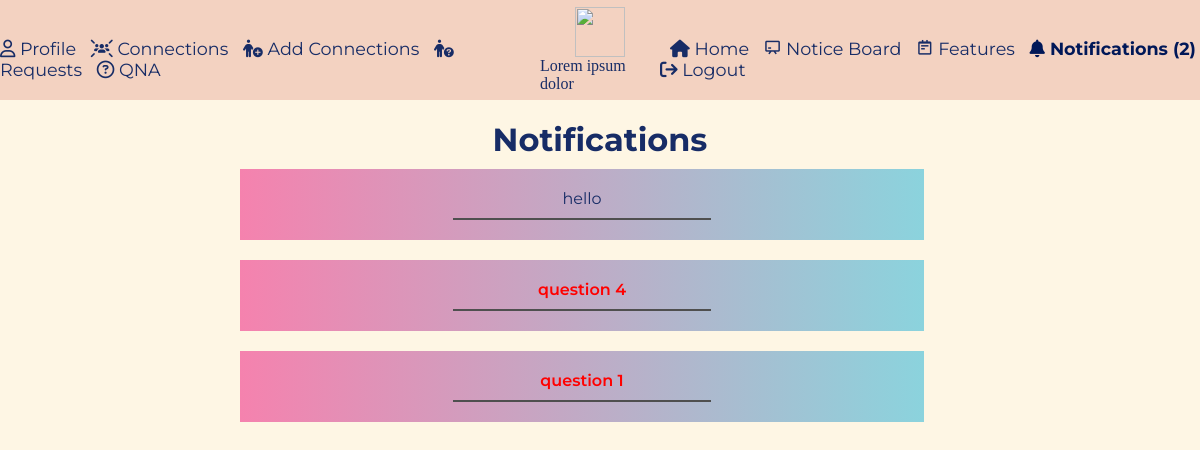
Screenshot of /notify (signed in) with the database file from the repository.
### models/notifications.py (models this page shows, shortened)
class Notifications(db.Model):
    id = db.Column(db.Integer, primary_key=True)
    question_id = db.Column(db.Integer)
    question = db.Column(db.String)
    sender = db.Column(db.String)
    receiver = db.Column(db.String)
    status = db.Column(db.String)
    @staticmethod
    def pending():
        if current_user.is_authenticated:
            notifications = Notifications.query.filter_by(receiver=current_user.username, status="pending").count()
            return notifications
        else:
            return None

### resources/notifications.py (the view)
class Notify(Resource):
    def get(self):
        notifications = (Notifications.query.with_entities(Notifications.question_id, Notifications.question,
                                                           Notifications.sender, Notifications.receiver,
                                                           Notifications.status)
                         .filter_by(receiver=current_user.username).all())
        if notifications:
            notifications.reverse()
            return make_response(render_template("notifications.html", notifications=notifications,
                                                 notify=Notifications.pending()))
        else:
            flash("You have no notification.")
            return make_response(render_template("message.html"))

### app.py (called while the page is built)
@login_manager.user_loader
def user_loader(user_id):
    return Users.query.get(int(user_id))

### templates/notifications.html (shortened to what this page needs)
{% extends "base.html" %}
  {% block style %}
    <link rel="stylesheet" type="text/css" href="{{ url_for('static',filename='styles/notifications.css') }}">
  {% endblock %}
{% block content %}
<body>
  <div class="content">
    {% if current_user.is_authenticated %}
      <div class="container">
        <h1> Notifications </h1>
        {% for item in notifications %}
          <a href="{{url_for('answer', question_id=item[0] )}}">
            <div class="card">
              {% if item[4] == "pending" %}
                <div class="unseen"> {{ item[1] }} </div>
              {%  else %}
                <div> {{ item[1] }} </div>
              {% endif %}
              <hr>
            </div>
          </a>
        {% endfor %}
      </div>
    {% endif %}
  </div>
</body>
{% endblock %}

### static/styles/base.css (style rules this page uses)
* { font-family: "montserrat", sans-serif; margin: 0; padding: 0; box-sizing: border-box; color: var(--text-color); }
:root { --bg-color: #fef6e4; --text-color: #172c66; --highligh-color: #001858; --container-color: #8bd3dd; --secondary-color: #f582ae; --navbar-color: #f3d2c1; --notification-color: red; }
body { background-color: var(--bg-color); }

### static/styles/notifications.css (style rules this page uses)
* { font-family: "montserrat", sans-serif; margin: 0; padding: 0; box-sizing: border-box; color: var(--text-color); }
:root { --bg-color: #fef6e4; --text-color: #172c66; --highlight-color: #001858; --container-color: #8bd3dd; --secondary-color: #f582ae; --navbar-color: #f3d2c1; }
.content { display: flex; justify-content: center; width: 100%; }
.container { display: flex; flex-direction: column; justify-content: center; align-items: center; width: 60%; margin-top: 20px; }
.card { display: flex; flex-direction: column; justify-content: center; align-items: center; width: 95%; padding: 20px; margin: 10px 0 10px 0; text-align: center; background: var(--secondary-color); background: linear-gradient(to right, var(--secondary-color), var(--container-color)); transition: font-weight 0.2s ease-in-out; }
.card hr { background-color: #4f4f4f; width: 40%; height: 2px; border: none; border-radius: 5%; margin-top: 10px; }
.container a { width: 100%; text-decoration: none; }
.unseen { color: red; font-weight: 600; transition: font-weight 0.2s ease-in-out; }

### rows the page displays
Notifications: question "hello"
Notifications: question "question 4"
Notifications: question "question 1"

### other values shown
{{ notify }} "2"
